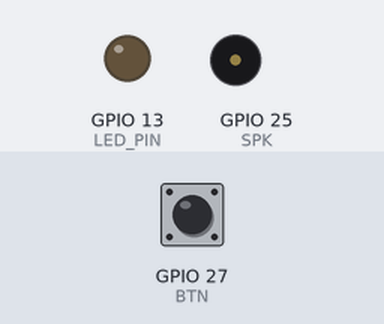
Recording of a sketch running on a simulated ESP32. Parts: output pins drawn as LEDs (lit = HIGH), buzzer (waves = sounding). Inputs (shaded band) come from the test bench; at power-on: GPIO 27 (BTN) LOW.

Above: at 1.2 s.
1.3 s: GPIO 27 (BTN) pulled HIGH for 0.15 s
At 1.4 s:
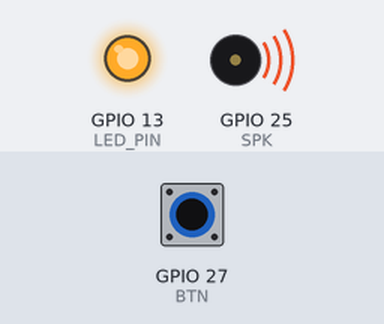
3.0 s: GPIO 27 (BTN) pulled HIGH for 3.2 s
At 7.1 s:
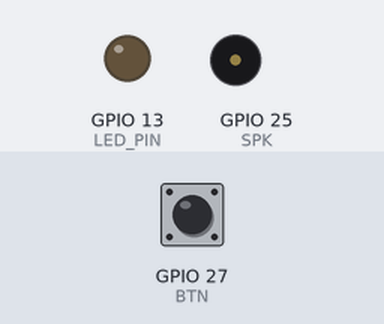
Timing chart, 0 to 8.6 s (numbered marks = the images above; inputs shaded):
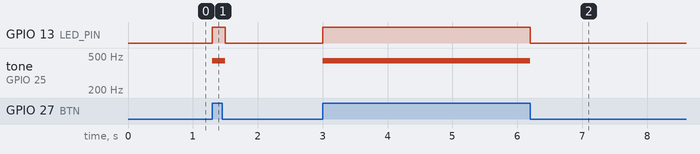

Measured:
- after the input at 1.3 s, GPIO 13 (LED_PIN): LOW → HIGH at once, → LOW 0.20 s later; tone on GPIO 25 (SPK): silent → 440 Hz at once, → silent 0.20 s later
- after the input at 3.0 s, GPIO 13 (LED_PIN): LOW → HIGH at once, → LOW 3.2 s later; tone on GPIO 25 (SPK): silent → 440 Hz at once, → silent 3.2 s later

The sketch:

simple_state_machine_speaker.ino
```cpp
#include <Arduino.h>
#define BTN 27  // declare the button ED pin number
#define SPK 25  // declare the speaker pin number
#define LED_PIN 13 // declare the builtin LED pin number

//Setup variables ------------------------------------
const int freq = 5000;
const int pwmChannel = 0;
const int resolution = 8;
volatile bool buttonIsPressed = false;
int state = 1;

//Initialization ------------------------------------
void IRAM_ATTR isr() {  // the function to be called when interrupt is triggered
  buttonIsPressed = true;
}

void setup() {
  // put your setup code here, to run once:
  pinMode(BTN, INPUT);  // configures the specified pin to behave either as an input or an output
  pinMode(LED_PIN, OUTPUT);
  attachInterrupt(BTN, isr, CHANGE);

  ledcSetup(pwmChannel, freq, resolution);
  ledcAttachPin(SPK, pwmChannel);
}

void loop() {
  // put your main code here, to run repeatedly:
  delay(100);
  switch (state) {
    case 1:
      if (CheckForButtonPress() == true) {
        led_on();
        sound_on();
        state = 2;
      }
      break;

    case 2:
      if (CheckForButtonPress() == true) {
        led_off();
        sound_off();
        state = 1;
      }
      break;
  }
}

bool CheckForButtonPress() {
  if (buttonIsPressed == true){
    buttonIsPressed = false;
    return true;
  }
  else {
    return false;
  }
}

void sound_on() {
  ledcAttachPin(SPK, pwmChannel);
  ledcWriteTone(pwmChannel, 440);
}

void sound_off() {
  ledcDetachPin(SPK);
  ledcWriteTone(pwmChannel, 0);
}

void led_on() {
  digitalWrite(LED_PIN, HIGH);
}

void led_off() {
  digitalWrite(LED_PIN, LOW);
}
```
